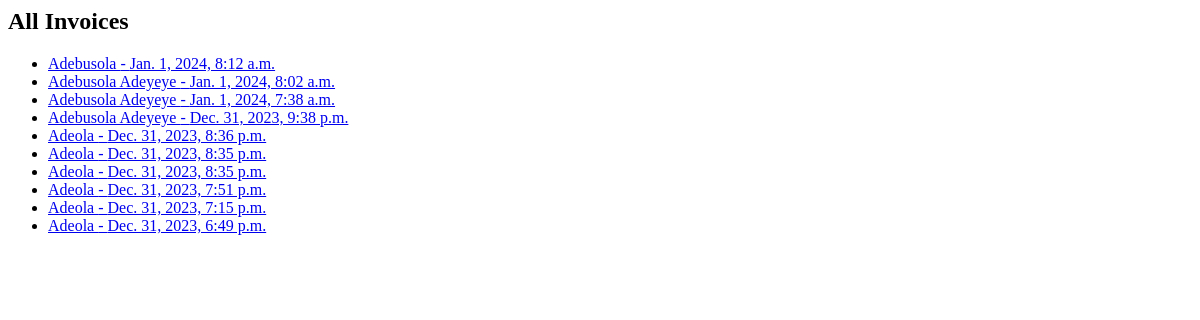
/invoice/customer/invoices, run on an earlier commit of the app's database.
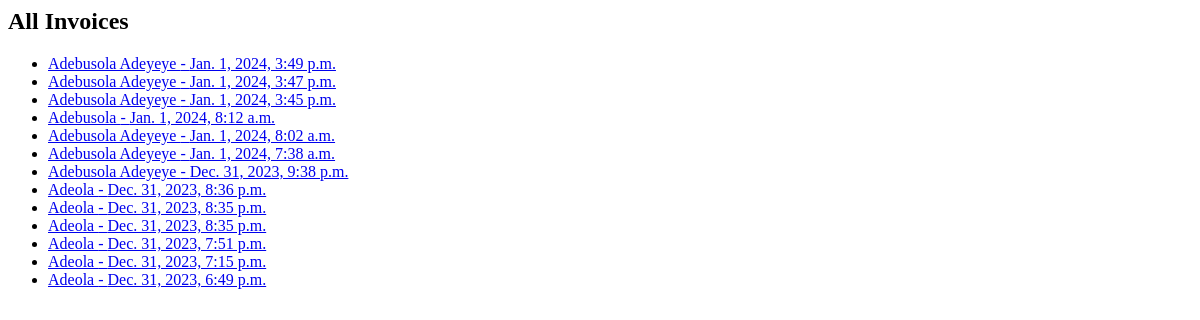
And on a later commit of the database.
### invoice/models.py (models this page shows, shortened)
class Invoice(BaseModel):
    customer = models.ForeignKey(Customer, on_delete=models.CASCADE, related_name='invoices')
    date = models.DateTimeField(auto_now_add=True)
    deposit = models.DecimalField(max_digits=10, decimal_places=2, default=0)
    deposit2 = models.DecimalField(max_digits=10, decimal_places=2, default=0)

class Customer(BaseModel):
    name = models.CharField(max_length=300)
    address = models.TextField()
    phone_number = models.JSONField()
    invoice = models.ForeignKey('Invoice', on_delete=models.SET_NULL, null=True,
                                 blank=True, related_name="customers")

### invoice/views.py (the view)
# urls.py: path('customer/invoices', InvoiceListView.as_view(), name='invoice_list'),
class InvoiceListView(View):
    template_name = 'invoice/invoice_list.html'
    def get(self, request):
        invoices = Invoice.objects.all()
        return render(request, self.template_name, {'invoices': invoices})

### invoice/templates/invoice/invoice_list.html
{% block content %}
  <h2>All Invoices</h2>
  <ul>
    {% for invoice in invoices %}
      <li><a href="{% url 'invoice:invoice_detail' invoice.id %}">{{ invoice.customer.name }} - {{ invoice.date }}</a></li>
    {% endfor %}
  </ul>
{% endblock %}

What changed in the data, as far as the page shows it:
added Invoice: customer.name "Adebusola Adeyeye", date "Jan. 1, 2024, 3:49 p.m."
added Invoice: customer.name "Adebusola Adeyeye", date "Jan. 1, 2024, 3:47 p.m."
added Invoice: customer.name "Adebusola Adeyeye", date "Jan. 1, 2024, 3:45 p.m."
